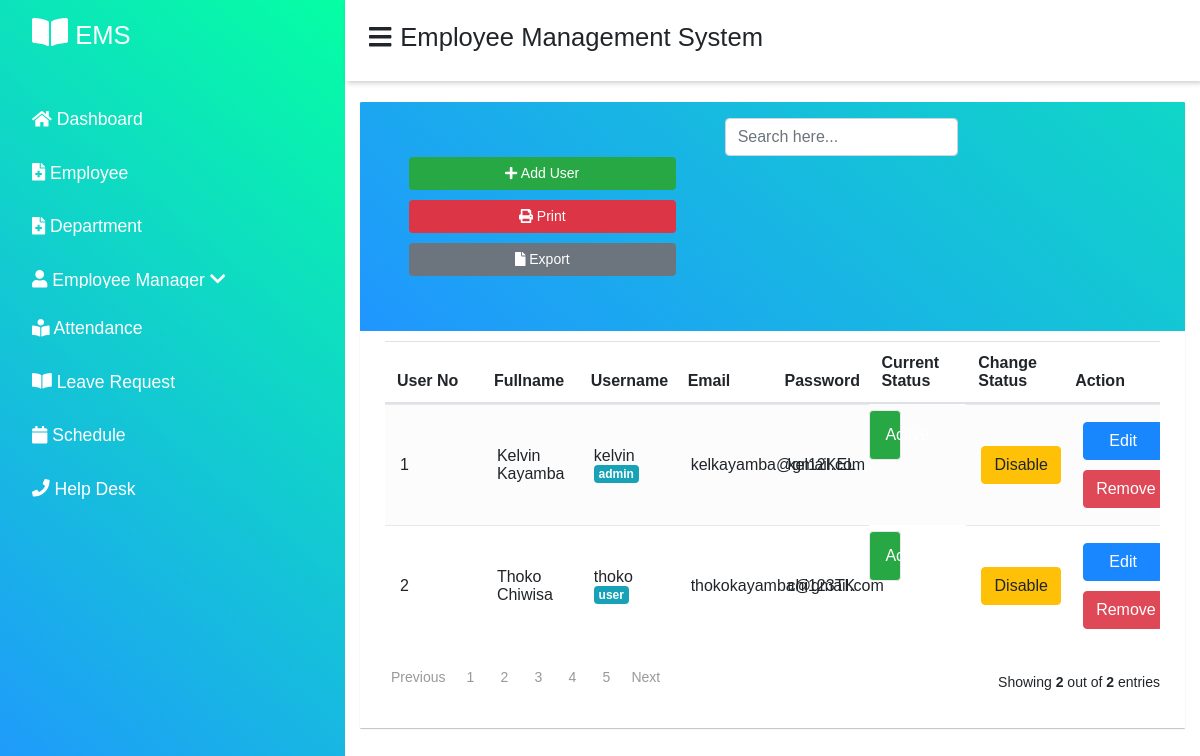
/manageaccounts.php, run on the app's committed database.
### tables this page shows
CREATE TABLE `account` (
  `userid` int(100) NOT NULL,
  `fullname` varchar(100) NOT NULL,
  `username` varchar(12) NOT NULL,
  `email` text NOT NULL,
  `password` varchar(8) NOT NULL,
  `role` varchar(10) NOT NULL,
  `status` varchar(12) NOT NULL
);

### manageaccounts.php (the view, shortened to what this page needs)
<?php
 include 'Database/connect.php';
 $result = mysqli_query($conn,"SELECT * FROM account");
 $count = mysqli_num_rows($result);
 ?>
<html>
  <head>
         <link rel="stylesheet" href="CSS/style.css">
         <link rel="stylesheet" href="CSS/bootstrap.min.css">
    </head>
<body>
    <div class="sidebar">
        <div class="sidebar-brand">
            <h2><span class="fa fa-book-open"></span><small width="12px">  EMS</small></h2>
        </div>
        <div class="sidebar-menu">
           <ul>
             <li>
                   <a href="Dashboard.php" ><span class="fa fa-home"></span>
                   <span>Dashboard</span></a>
               </li>
               <li>
                   <a href="employee.php"  ><span class="fa fa-file-medical"></span>
                   <span>Employee</span></a>
               </li>
               <li>
                   <a href="department.php"  ><span class="fa fa-file-medical"></span>
                   <span>Department</span></a>
               </li>
               <li>
                   <div class="sidebar-dropdown">
                   <a href=""><span class="fa fa-user"></span>
                   <span>Employee Manager</span>
                       <span class="fa fa-chevron-down"></span>
                       </a>
                    </div>
               </li>
               <li>
                   <a href="attendance.php"><span class="fa fa-book-reader"></span>
                   <span>Attendance</span></a>
               </li>
               <li>
                   <a href="leave.php"><span class="fa fa-book-open"></span>
                   <span>Leave Request</span></a>
               </li>
               <li>
                   <a href="schedule.php"><span class="fa fa-calendar"></span>
                   <span>Schedule</span></a>
               </li>
               <li>
                   <a href="helpdesk.php"><span class="fa fa-phone"></span>
                   <span>Help Desk</span></a>
               </li>
          </ul>
        </div>
    </div>
    <div class="main-content">
       <header>
             <h2 width="19px" height="30px">
             <label for="nav-toggle">
                <small><span class="fa fa-bars"></span></small>
             </label>
                <small> Employee Management System</small>
                 </h2>
        </header>
<br>
<br><br>
  <div class="container">
   <div class="table-wrapper">
    <div class="table-title">
	  <div class="row">
	      <div class="col-sm6">
		         <a href="#add-employee.php" class="btn btn-success" onclick='openForm()'><i class="fa fa-plus"></i> Add User</a>
				 <a href="#" class="btn btn-danger" onclick="createPDf()" ><i class="fa fa-print"></i> Print</a>
				 <a href="#" class="btn btn-secondary" id="export" ><i class="fa fa-file"></i> Export</a>
		  </div>
		  <div class="col-sm-6">
		  <div class="form-inline pull-right">
				<input type="text" class="form-control"  id="search"name="search" onkeyup="searcher()"  placeholder="Search here..." required="required"/>
			</div>
			</div>
	  </div>
       </div>
       <table div class="table table-striped table-hover " id="myTable" >
		    <thead>
			   <tr>
		    <th>User No</th>
			<th>Fullname</th>
            <th>Username</th>
            <th>Email</th>
			<th>Password</th>
            <th>Current Status</th>
            <th>Change Status</th>
			<th>Action</th>
		 </tr>
			</thead>
			   <tbody>
			     <?php
			       while($row =mysqli_fetch_array($result))
				   {
				     $userid    = $row["userid"];
					 $fullname = $row["fullname"];
                     $username = $row["username"];
                     $email = $row["email"];
					 $password   = $row["password"];
					 $role     = $row["role"];
					  ?>
				   <tr>
				     <td><?php echo $userid   ?></td>
			         <td><?php echo $fullname ?></td>
                     <td><?php echo $username ?><br><span class='badge badge-lg badge-info text-white'><?php echo $role  ?></span>
                       </td>
                     <td><?php echo $email ?></td>
			         <td><?php echo $password ?></td>
			         <?php  if($row['status']== 1 ){?>
                       <td class="btn btn-danger" style="width:8px;" >Blocked</td>
                        <?php
                      }
                      else{
                        ?>
                        <td class="btn btn-success" style="width:8px;" >Active</td>
                        <?php
                      }
                      ?>
                       <?php  if($row['status']== 1 ){?>
					 <td><a href="#" name="approve"  class="active" title="active"><i class="material-icons" data-toggle="tooltip"><button value="0" onclick="return Unblock_user(this.value,<?php echo $row['userid']; ?>);"   class="btn btn-secondary" style="width:80px;, height:20px;">Active</button></i></a></td>
                      <?php
                      }
					  else{
                        ?>
						<td><a href="#" class="disable"  title="disable"><i class="material-icons" data-toggle="tooltip"><button value="1" onclick="return block_user(this.value,<?php echo $row['userid']; ?>);" class="btn btn-warning" style="width:80px;, height:20px;">Disable</button></i></a></td>
					   <?php
                      }
                      ?>
                     <td>
                    <a href="#" class="edit" title="edit"><i class="material-icons" data-toggle="tooltip"><button  class="btn btn-primary" style="width:80px;, height:20px;">Edit</button></i></a>
                    <a href="delete-user.php?userid=<?php echo $row['userid']; ?>" class="remove" title="remove"><i class="material-icons" data-toggle="tooltip"><button  class="btn btn-danger" style="width:80px;, height:20px;">Remove</button></i></a>
                    </td>
				   </tr>
				    <?php
					 }
					?>
			   </tbody>
		  </table>
		     <div class="clearfix">
			     <div class="hint-text">Showing <b> <?php echo $count ?></b> out of<b> <?php echo $count ?></b> entries</div>
				  <ul class="pagination">
				     <li class="page-item"><a href="#" class="page-link">Previous</a></li>
					 <li class="page-item"><a href="#" class="page-link">1</a></li>
					 <li class="page-item"><a href="#" class="page-link">2</a></li>
					 <li class="page-item"><a href="#" class="page-link">3</a></li>
					 <li class="page-item"><a href="#" class="page-link">4</a></li>
					 <li class="page-item"><a href="#"class="page-link" >5</a></li>
					 <li class="page-item"><a href="#"class="page-link" >Next</a></li>
				  </ul>
				 </div>
			 </div>
		  </div>
  </div>
</body>
    </html>

### CSS/style.css (style rules this page uses)
:root { --main-color: #FFA500; --color-dark: #1D2231; --text-grey: #8390A2; --white : #fff; }
* { padding: 0; margin: 0; box-sizing: border-box; list-style-type: none; text-decoration: none; font-family: 'Poppins', sans-serif; }
.sidebar { width: 345px; position: fixed; left: 0; top: 0; height: 100%; background: linear-gradient(40deg,#2096ff,#05ffa3 )!important; z-index: 100; transition: width 300ms; }
.sidebar-brand { height: 90px; padding: 1rem 0rem 1rem 2rem; color: #fff; }
.sidebar-menu { margin-top: 1rem; }
.sidebar-menu li { width: 100%; margin-bottom: 1.7rem; padding-left: 1rem; }
.sidebar-menu a { padding-left: 1rem; display: block; color: #fff; font-size: 1.1rem; }
.main-content { transition: margin-left 300ms; margin-left: 345px; }
header { background: #fff; display: flex; justify-content: space-between; padding: 1rem 1.5rem; box-shadow: 2px 2px 5px rgba(0,0,0,0.2); position: fixed; left: 345px; width: calc(100% - 345px); top: 0; z-index: 100; transition: width 300ms; }
.sidebar-dropdown { overflow: hidden; max-height: 21px; transition: .4s ease-in-out; }
.fa-chevron-down { margin-left: auto; }
.btn { background-color: #2096ff; color: #fff; padding: 10px; width: 100%; font-size: 15px; border: 1px solid transparent; cursor: pointer; margin: 5px 0; transition: 0.3s all ease; }
.table-wrapper { background: #fff; padding: 20px 25px; margin: 30px 0; border-radius: 1px; box-shadow: 0 1px 1px rgba(0,0,0,0.247); }
.table-title { padding-bottom: 15px; background: linear-gradient(40deg,#2096ff,#05ffa3 )!important; width:195%; color: #fff; padding: 16px 30px; margin: -20px -25px 10px; border-radius: 1px 1px 0 0; }
.table-title .col-sm6 { float:left; margin-left: 68px; margin:34px; }
.table-title .btn { color: #fff; font-size: 14px; border: none; min-width: 80px; border-radius: 4px; outline: none; }
table-title tr th,table.table tr td { border-color: #e9e9e9; padding: 12px 15px; vertical-align: middle; }
table.table-striped tbody tr:nth-of-type(odd) { background-color: #fcfcfc; }
table.table td:last-child i { opacity: 0.9; font-size: 22px; margin: 0 5px; }
table.table td a { font-weight: bold; color: #566787; display: inline-block; text-decoration: none; outline: none !important; }
table.table td a.edit { color: #FFC107; }
.table-wrapper { overflow-x:Scroll; }
table { display:flex; flex-flow:column; width:100%; }
thead { flex:0 0 auto; }
tbody { flex:1 1 auto; overflow-y:hidden; display:block; }
tr { width:100%; height:100%; display:table; table-layout:fixed; }
.pagination li a { border: none; font-size: 14px; min-width: 30px; min-height: 30px; color: #999; margin: 0 2px; line-height: 30px; border-radius :1px !important; text-align: center; padding: 0 6px; }
.hint-text { float: right; margin-top: 10px; font-size: 14px; }

### data on the page
account: userid "1", fullname "Kelvin Kayamba", username "kelvin", role "admin", email "kelkayamba@gmail.com", password "kel12KEL", status "Active"
account: userid "2", fullname "Thoko Chiwisa", username "thoko", role "user", email "thokokayamba@gmail.com", password "chi123TK", status "Active"

### other printed values
$count "2"
